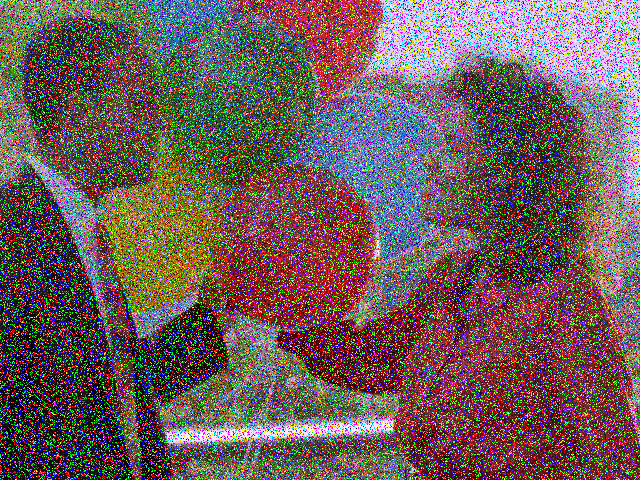
#> input picture Bai6/exercise/balloons_noisy.png, 640 x 480 px; its folder holds only this picture in this run
$ jupyter execute lab6.ipynb
#> lines starting #> are read from the running program, lines starting #| are printed output that depends on the picture
[cell 1]
import numpy as np
import imageio.v2 as iio
import os
from glob import glob
from scipy.ndimage import uniform_filter, median_filter, gaussian_filter
import matplotlib.pyplot as plt

# Đường dẫn tới thư mục chứa ảnh
folder = './exercise'  # Đổi lại nếu cần

# Lấy danh sách các file ảnh (jpg, png)
image_files = glob(os.path.join(folder, '*.jpg')) + glob(os.path.join(folder, '*.png'))

# Tạo thư mục lưu kết quả nếu chưa có
output_folder = './exercise_filtered'
os.makedirs(output_folder, exist_ok=True)

# Kích thước kernel
ksize = 3

for file in image_files:
    img = iio.imread(file)
#> img is the input picture: shape (480, 640, 3); mean R, G, B 109.1, 92, 89.9
    # Nếu ảnh màu, áp dụng filter cho từng kênh
    if img.ndim == 3:
        mean_img = np.zeros_like(img)
        median_img = np.zeros_like(img)
        gauss_img = np.zeros_like(img)
        for c in range(3):
            mean_img[..., c] = uniform_filter(img[..., c], size=ksize)
            median_img[..., c] = median_filter(img[..., c], size=ksize)
            gauss_img[..., c] = gaussian_filter(img[..., c], sigma=1)
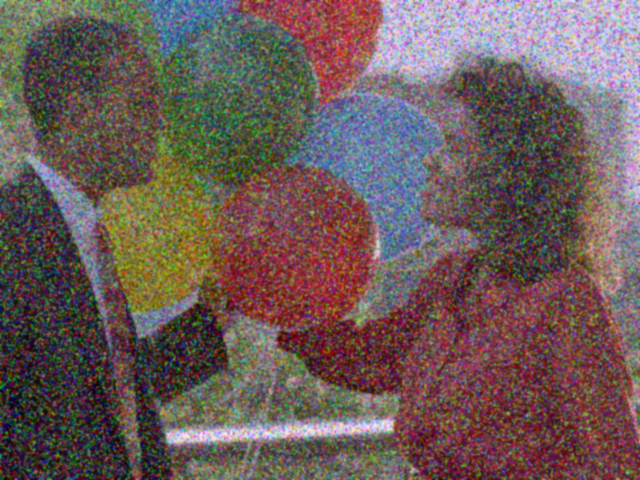
#> gauss_img: shape (480, 640, 3); mean R, G, B 108.1, 91, 88.9
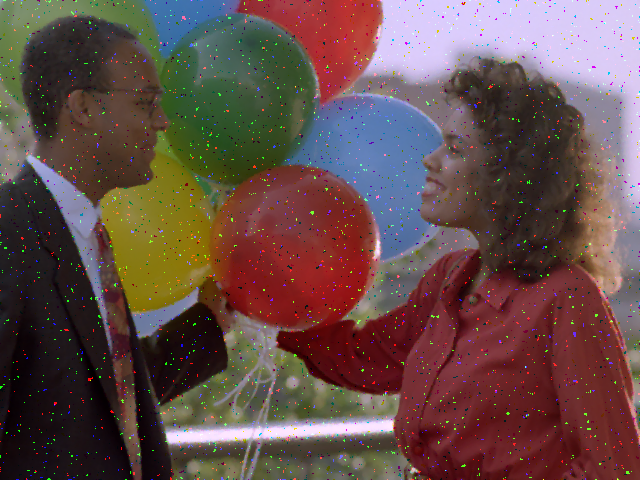
#> median_img: shape (480, 640, 3); mean R, G, B 101.3, 77.4, 74.4
    else:
        mean_img = uniform_filter(img, size=ksize)
        median_img = median_filter(img, size=ksize)
        gauss_img = gaussian_filter(img, sigma=1)

    # Lưu ảnh đã lọc
    base = os.path.splitext(os.path.basename(file))[0]
    iio.imwrite(os.path.join(output_folder, f'{base}_mean.png'), mean_img)
    iio.imwrite(os.path.join(output_folder, f'{base}_median.png'), median_img)
    iio.imwrite(os.path.join(output_folder, f'{base}_gauss.png'), gauss_img)

    # Hiển thị so sánh
    fig, axs = plt.subplots(1, 4, figsize=(16, 4))
    axs[0].imshow(img, cmap='gray' if img.ndim==2 else None)
    axs[0].set_title('Gốc')
    axs[0].axis('off')
    axs[1].imshow(mean_img, cmap='gray' if img.ndim==2 else None)
    axs[1].set_title('Mean')
    axs[1].axis('off')
    axs[2].imshow(median_img, cmap='gray' if img.ndim==2 else None)
    axs[2].set_title('Median')
    axs[2].axis('off')
    axs[3].imshow(gauss_img, cmap='gray' if img.ndim==2 else None)
    axs[3].set_title('Gaussian')
    axs[3].axis('off')
    plt.show()
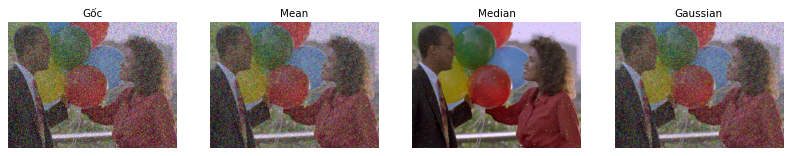
#> figure drawn by matplotlib, 4 panels
